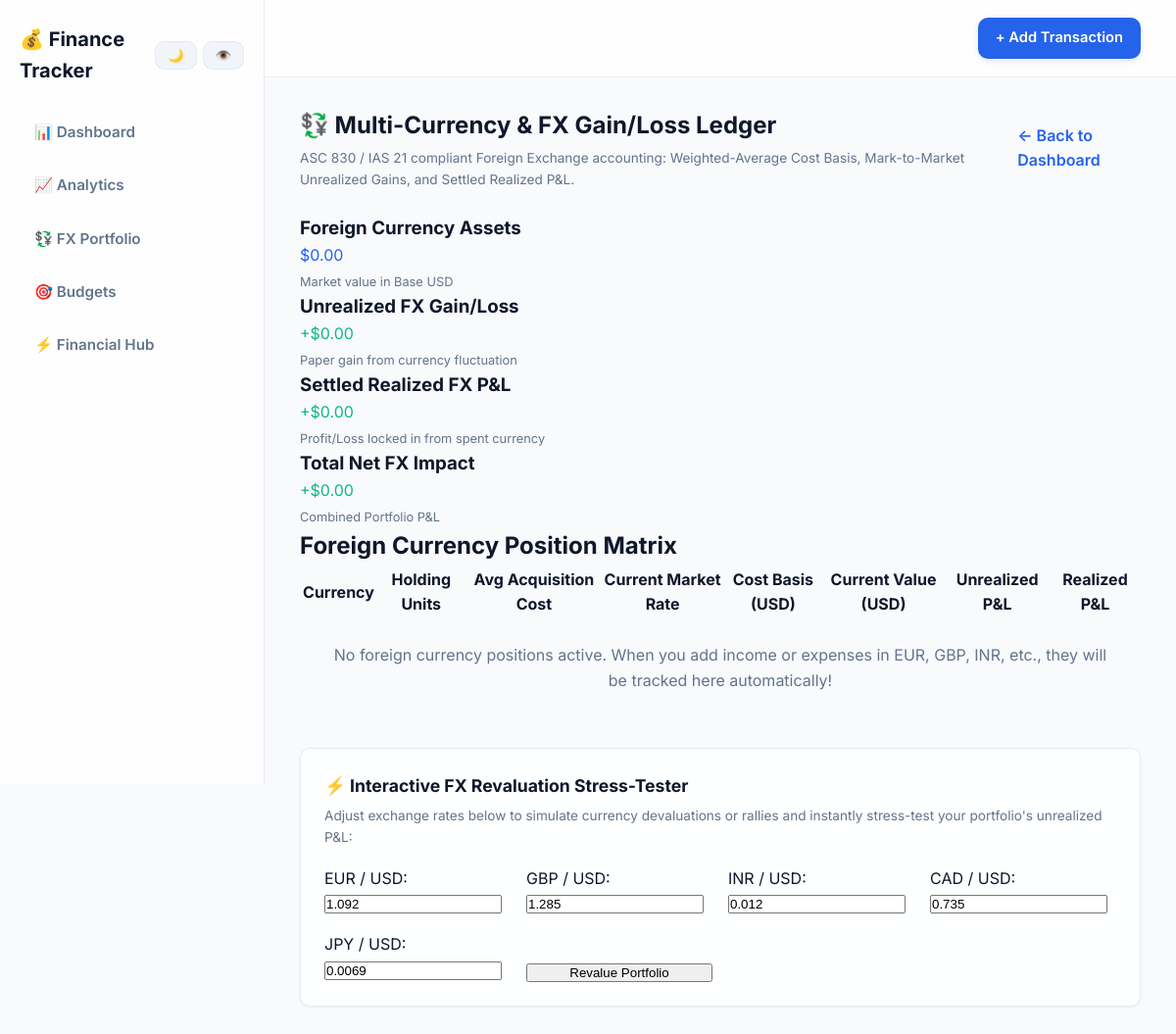
The app's page /fx, older data.
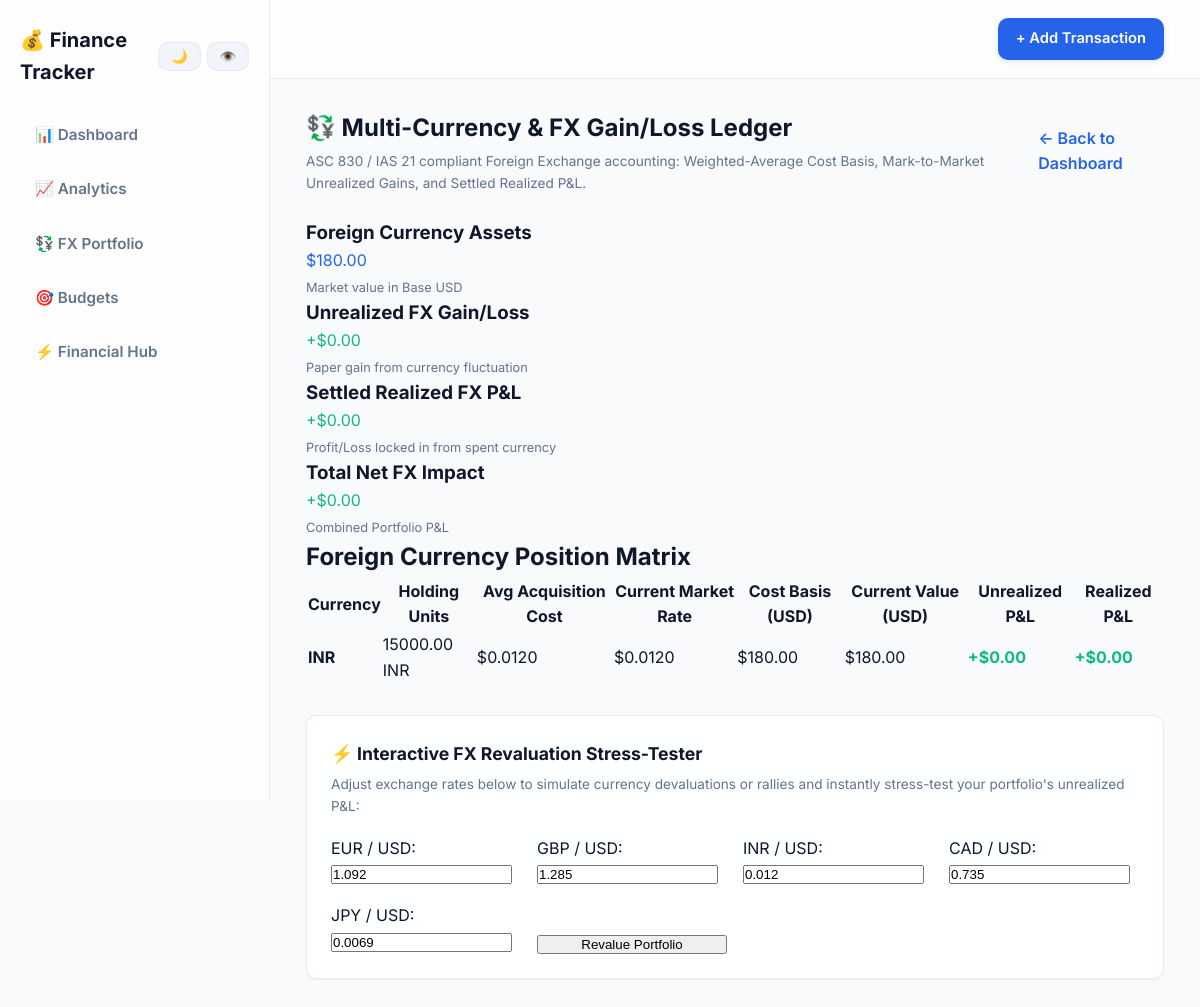
The same page, newer data.
### tables this page shows
CREATE TABLE transactions (
    id INTEGER PRIMARY KEY AUTOINCREMENT,
    title TEXT NOT NULL,
    amount REAL NOT NULL CHECK(amount > 0),
    type TEXT NOT NULL CHECK(type IN ('income', 'expense')),
    category TEXT NOT NULL,
    date TEXT NOT NULL CHECK(date GLOB '[0-9][0-9][0-9][0-9]-[0-1][0-9]-[0-3][0-9]'),
    notes TEXT
, prev_hash TEXT NOT NULL DEFAULT '0', curr_hash TEXT NOT NULL DEFAULT '', currency TEXT NOT NULL DEFAULT 'USD', exchange_rate REAL NOT NULL DEFAULT 1.0, account_name TEXT NOT NULL DEFAULT 'Main Checking');

### app.py (the view, shortened to what this page needs)
@app.route('/fx', methods=['GET', 'POST'])
def fx_portfolio():
    conn = get_db_connection()
    ensure_columns(conn)
    transactions = conn.execute('SELECT * FROM transactions ORDER BY id ASC').fetchall()
    conn.close()
    active_rates = DEFAULT_MARKET_RATES.copy()
    fx_analysis = calculate_fx_holdings_and_gains(transactions, active_rates)
    return render_template(
        'fx_portfolio.html',
        fx=fx_analysis,
        rates=active_rates,
        default_rates=DEFAULT_MARKET_RATES
    )

### db.py (called while the page is built)
def get_db_connection():
    conn = sqlite3.connect(DATABASE)
    conn.row_factory = sqlite3.Row
    return conn

### templates/fx_portfolio.html (shortened to what this page needs)
{% extends 'base.html' %}
{% block content %}
<div style="display: flex; justify-content: space-between; align-items: center; margin-bottom: 24px;">
    <div>
        <h2 style="margin: 0; color: var(--text-primary);">💱 Multi-Currency & FX Gain/Loss Ledger</h2>
        <p style="font-size: 0.85rem; color: var(--text-muted); margin-top: 4px;">
            ASC 830 / IAS 21 compliant Foreign Exchange accounting: Weighted-Average Cost Basis, Mark-to-Market Unrealized Gains, and Settled Realized P&L.
        </p>
    </div>
    <a href="{{ url_for('index') }}" style="color: var(--primary); text-decoration: none; font-weight: 600;">← Back to Dashboard</a>
</div>
<section class="summary">
    <div class="card">
        <h3>Foreign Currency Assets</h3>
        <p class="money-value" style="color: var(--primary);">${{ "%.2f"|format(fx.total_fx_portfolio_value_usd) }}</p>
        <div style="font-size: 0.8rem; color: var(--text-muted); margin-top: 4px;">Market value in Base USD</div>
    </div>
    <div class="card">
        <h3>Unrealized FX Gain/Loss</h3>
        <p class="money-value" style="color: {% if fx.total_unrealized_gain >= 0 %}var(--income){% else %}var(--expense){% endif %};">
            {% if fx.total_unrealized_gain >= 0 %}+{% endif %}${{ "%.2f"|format(fx.total_unrealized_gain) }}
        </p>
        <div style="font-size: 0.8rem; color: var(--text-muted); margin-top: 4px;">Paper gain from currency fluctuation</div>
    </div>
    <div class="card">
        <h3>Settled Realized FX P&L</h3>
        <p class="money-value" style="color: {% if fx.total_realized_gain >= 0 %}var(--income){% else %}var(--expense){% endif %};">
            {% if fx.total_realized_gain >= 0 %}+{% endif %}${{ "%.2f"|format(fx.total_realized_gain) }}
        </p>
        <div style="font-size: 0.8rem; color: var(--text-muted); margin-top: 4px;">Profit/Loss locked in from spent currency</div>
    </div>
    <div class="card">
        <h3>Total Net FX Impact</h3>
        <p class="money-value" style="color: {% if fx.total_net_fx_pnl >= 0 %}var(--income){% else %}var(--expense){% endif %};">
            {% if fx.total_net_fx_pnl >= 0 %}+{% endif %}${{ "%.2f"|format(fx.total_net_fx_pnl) }}
        </p>
        <div style="font-size: 0.8rem; color: var(--text-muted); margin-top: 4px;">Combined Portfolio P&L</div>
    </div>
</section>
<section class="transactions" style="margin-bottom: 30px;">
    <h2>Foreign Currency Position Matrix</h2>
    <table>
        <thead>
            <tr>
                <th>Currency</th>
                <th>Holding Units</th>
                <th>Avg Acquisition Cost</th>
                <th>Current Market Rate</th>
                <th>Cost Basis (USD)</th>
                <th>Current Value (USD)</th>
                <th>Unrealized P&L</th>
                <th>Realized P&L</th>
            </tr>
        </thead>
        <tbody>
            {% for c in fx.currencies %}
            <tr>
                <td><strong>{{ c.currency }}</strong></td>
                <td>{{ "%.2f"|format(c.balance) }} {{ c.currency }}</td>
                <td>${{ "%.4f"|format(c.avg_cost_rate) }}</td>
                <td>${{ "%.4f"|format(c.market_rate) }}</td>
                <td>${{ "%.2f"|format(c.total_cost_basis_usd) }}</td>
                <td>${{ "%.2f"|format(c.current_val_usd) }}</td>
                <td style="font-weight: 700; color: {% if c.unrealized_gain_usd >= 0 %}var(--income){% else %}var(--expense){% endif %};">
                    {% if c.unrealized_gain_usd >= 0 %}+{% endif %}${{ "%.2f"|format(c.unrealized_gain_usd) }}
                </td>
                <td style="font-weight: 700; color: {% if c.realized_gain_usd >= 0 %}var(--income){% else %}var(--expense){% endif %};">
                    {% if c.realized_gain_usd >= 0 %}+{% endif %}${{ "%.2f"|format(c.realized_gain_usd) }}
                </td>
            </tr>
            {% else %}
            <tr>
                <td colspan="8" style="text-align: center; padding: 24px; color: var(--text-muted);">
                    No foreign currency positions active. When you add income or expenses in EUR, GBP, INR, etc., they will be tracked here automatically!
                </td>
            </tr>
            {% endfor %}
        </tbody>
    </table>
</section>
<section style="background: var(--bg-card); padding: 24px; border-radius: 10px; border: 1px solid var(--border-color); box-shadow: 0 1px 3px rgba(0,0,0,0.05);">
    <h3 style="font-size: 1.1rem; color: var(--text-primary); margin-bottom: 6px;">⚡ Interactive FX Revaluation Stress-Tester</h3>
    <p style="font-size: 0.85rem; color: var(--text-muted); margin-bottom: 18px;">
        Adjust exchange rates below to simulate currency devaluations or rallies and instantly stress-test your portfolio's unrealized P&L:
    </p>
    <form method="POST" action="{{ url_for('fx_portfolio') }}" style="display: grid; grid-template-columns: repeat(auto-fit, minmax(180px, 1fr)); gap: 16px; background: none; border: none; padding: 0; box-shadow: none;">
        <div>
            <label for="rate_EUR">EUR / USD:</label>
            <input type="number" id="rate_EUR" name="rate_EUR" step="0.0001" value="{{ rates['EUR'] }}">
        </div>
        <div>
            <label for="rate_GBP">GBP / USD:</label>
            <input type="number" id="rate_GBP" name="rate_GBP" step="0.0001" value="{{ rates['GBP'] }}">
        </div>
        <div>
            <label for="rate_INR">INR / USD:</label>
            <input type="number" id="rate_INR" name="rate_INR" step="0.0001" value="{{ rates['INR'] }}">
        </div>
        <div>
            <label for="rate_CAD">CAD / USD:</label>
            <input type="number" id="rate_CAD" name="rate_CAD" step="0.0001" value="{{ rates['CAD'] }}">
        </div>
        <div>
            <label for="rate_JPY">JPY / USD:</label>
            <input type="number" id="rate_JPY" name="rate_JPY" step="0.0001" value="{{ rates['JPY'] }}">
        </div>
        <div style="display: flex; align-items: flex-end;">
            <button type="submit" style="width: 100%;">Revalue Portfolio</button>
        </div>
    </form>
</section>
{% endblock %}

### templates/base.html (shortened to what this page needs)
<!DOCTYPE html>
<html lang="en">
<head>
    <link rel="stylesheet" href="{{ url_for('static', filename='css/theme.css') }}">
    <link rel="stylesheet" href="{{ url_for('static', filename='css/components.css') }}">
    <link rel="stylesheet" href="{{ url_for('static', filename='css/dashboard.css') }}">
</head>
<body>
    <div class="app-layout">
        <aside class="sidebar">
            <div class="sidebar-brand-box">
                <div class="brand-header-row">
                    <a href="{{ url_for('index') }}" class="logo">💰 Finance Tracker</a>
                    <div class="toggle-btn-group">
                        <button id="themeToggle" class="btn-control" onclick="toggleTheme()" title="Toggle Dark/Light Mode">
                            <span id="themeIcon">🌙</span>
                        </button>
                        <button id="privacyToggle" class="btn-control" onclick="togglePrivacyMode()" title="Toggle Private Numbers">
                            <span id="privacyIcon">👁️</span>
                        </button>
                    </div>
                </div>
            </div>
            <ul class="sidebar-nav">
                <li><a href="{{ url_for('index') }}">📊 Dashboard</a></li>
                <li><a href="{{ url_for('analytics') }}">📈 Analytics</a></li>
                <li><a href="{{ url_for('fx_portfolio') }}">💱 FX Portfolio</a></li>
                <li><a href="{{ url_for('manage_budgets') }}">🎯 Budgets</a></li>
                <li><a href="{{ url_for('financial_hub') }}">⚡ Financial Hub</a></li>
            </ul>
        </aside>
        <div class="main-wrapper">
            <header class="content-top-header">
                <a href="#" onclick="openAddTransactionModal(); return false;" class="btn-add-transaction">
                    + Add Transaction
                </a>
            </header>
            <main class="page-content">
                {% block content %}{% endblock %}
            </main>
        </div>
    </div>
</body>
</html>

### static/css/theme.css (style rules this page uses)
:root { --bg-page: #f8fafc; --bg-card: rgba(255, 255, 255, 0.85); --bg-card-hover: rgba(255, 255, 255, 0.95); --bg-subtle: #f1f5f9; --border-color: rgba(226, 232, 240, 0.8); --border-glow: rgba(37, 99, 235, 0.2); --text-primary: #0f172a; --text-secondary: #334155; --text-muted: #64748b; --input-bg: #ffffff; --input-border: #cbd5e1; --primary: #2563eb; --primary-hover: #1d4ed8; --primary-glow: rgba(37, 99, 235, 0.15); --income: #10b981; --income-subtle: rgba(16, 185, 129, 0.12); --expense: #ef4444; --expense-subtle: rgba(239, 68, 68, 0.12); --warning: #f59e0b; --warning-subtle: rgba(245, 158, 11, 0.12); --glass-blur: blur(14px); --shadow-sm: 0 1px 3px rgba(15, 23, 42, 0.04), 0 1px 2px rgba(15, 23, 42, 0.02); --shadow-md: 0 4px 12px -2px rgba(15, 23, 42, 0.06), 0 2px 6px -1px rgba(15, 23, 42, 0.03); --shadow-lg: 0 10px 25px -5px rgba(15, 23, 42, 0.1), 0 8px 10px -6px rgba(15, 23, 42, 0.04); --radius-sm: 6px; --radius-md: 10px; --radius-lg: 16px; --sidebar-width: 270px; }
* { box-sizing: border-box; margin: 0; padding: 0; transition: background-color 0.25s ease, border-color 0.25s ease, color 0.25s ease, box-shadow 0.25s ease, transform 0.25s ease; }
body { font-family: 'Inter', -apple-system, BlinkMacSystemFont, "Segoe UI", Roboto, sans-serif; background-color: var(--bg-page); color: var(--text-primary); line-height: 1.6; min-height: 100vh; -webkit-font-smoothing: antialiased; }

### static/css/components.css (style rules this page uses)
.app-layout { display: flex; min-height: 100vh; }
.sidebar { width: var(--sidebar-width); background-color: var(--bg-card); border-right: 1px solid var(--border-color); padding: 24px 20px; display: flex; flex-direction: column; gap: 24px; flex-shrink: 0; position: sticky; top: 0; height: 100vh; }
.sidebar-brand-box { display: flex; flex-direction: column; gap: 12px; }
.brand-header-row { display: flex; align-items: center; justify-content: space-between; gap: 8px; }
.logo { font-size: 1.25rem; font-weight: 700; color: var(--text-primary); text-decoration: none; display: flex; align-items: center; gap: 6px; }
.toggle-btn-group { display: flex; align-items: center; gap: 6px; }
.sidebar-nav { list-style: none; display: flex; flex-direction: column; gap: 8px; padding: 0; margin: 0; }
.sidebar-nav li a { text-decoration: none; color: var(--text-muted); font-weight: 600; font-size: 0.95rem; padding: 10px 14px; border-radius: var(--radius-md); display: flex; align-items: center; gap: 10px; background: transparent; border: 1px solid transparent; transition: all 0.2s ease; }
.main-wrapper { flex-grow: 1; display: flex; flex-direction: column; min-width: 0; }
.content-top-header { padding: 18px 36px; display: flex; justify-content: flex-end; align-items: center; border-bottom: 1px solid var(--border-color); background-color: var(--bg-card); }
.page-content { padding: 30px 36px; max-width: 1200px; width: 100%; margin: 0 auto; }
.btn-control { background: var(--bg-subtle); border: 1px solid var(--border-color); padding: 6px 12px; border-radius: var(--radius-md); font-size: 0.82rem; cursor: pointer; display: inline-flex; align-items: center; gap: 6px; font-weight: 600; color: var(--text-muted); }
.btn-add-transaction { background: var(--primary); color: #ffffff !important; padding: 9px 18px; border-radius: var(--radius-md); font-weight: 600; font-size: 0.92rem; text-decoration: none; display: inline-flex; align-items: center; gap: 6px; box-shadow: 0 2px 6px var(--primary-glow); }

Row changes from the older to the newer data that the page shows:
added transactions: currency "INR", balance "15000.00", avg_cost_rate "0.0120", market_rate "0.0120", total_cost_basis_usd "180.00", current_val_usd "180.00", unrealized_gain_usd "0.00", realized_gain_usd "0.00"
Text that changed along with them:
{{ "%.2f"|format(fx.total_fx_portfolio_value_usd) }}: "0.00" → "180.00"
text no longer shown: "No foreign currency positions active. When you add income or expenses in EUR, GBP, INR, etc., they will be tracked here automatically!"
